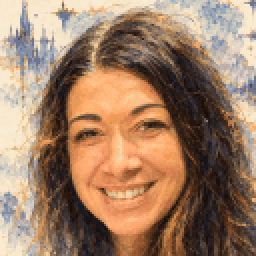
#> input picture portraits/amy.png, 128 x 128 px, given in place of tom-hero-ref-v1.png, which was not available (shown 2 times larger)
$ python bake_portraits.py
#> lines starting #> are read from the running program, lines starting #| are printed output that depends on the picture
"""Menu, dialogue and battle portraits from each character's hero painting.

Tom 2026-11-05: "use the characters hero images for their portraits".
Tom 2026-11-06: "all portraits should be tightly cropped to the head, zoomed equally".

Source: newest art/raw/characters/<id>-hero-vN.png, else <id>-hero-ref-v1.png (1024 x 1536, painted on cream paper).
Output: portraits/<id>.png, 256 x 256, painted paper kept behind.
Used by PORTRAITS in engine/menu.js (pause menu roster, dialogue box, battle panels, chapter select).

Every run also writes data/portrait-ver.js (portrait1, Tom 2026-11-21: "I saved new portraits in admin - how do I ensure they are used
appropriately in status screens turn order and the battle guide"): PORTRAIT_IDS (the ids that have a portrait; engine/menu.js builds
PORTRAITS from it, so status screens, turn order and battle panels all use the same pictures) and PORTRAIT_V (a stamp of the pictures'
pixels; every address of portraits/<id>.png ends ?v=PORTRAIT_V, so the service worker fetches a picture again whenever it changed).
The Action .github/workflows/portrait-bake.yml runs this after every save in portraits.html (a push touching data/portrait-crops.json
or a hero painting), so nobody has to remember. A picture whose pixels did not change is not rewritten. Test: python3 tools/portrait_test.py

Equal zoom: every face is measured on its painting (FACE: both pupils and the chin, by eye on a 20 px grid). Face size
is the mean of eye-to-chin over 150 px and pupil spacing over 112 px, and the square is SIDE times that, with the
eye line EYE_AT down the square. So faces fill every square alike; hair volume and hats do not change the zoom (big
hair and hat tops are cropped). Nara is a dog: her square is set directly (NARA).

    python3 tools/sprite-bake/bake_portraits.py            # all ids in FACE
    python3 tools/sprite-bake/bake_portraits.py tom grace  # some
    CHECK=/tmp/portraits.png python3 tools/sprite-bake/bake_portraits.py   # also writes a contact sheet
"""
import os, sys, json
from PIL import Image

ROOT = os.path.abspath(os.path.join(os.path.dirname(__file__), '..', '..'))
SRC = os.path.join(ROOT, 'art', 'raw', 'characters')
OUT = os.path.join(ROOT, 'portraits')
SIZE = 256
SIDE = 410       # square side in source pixels for an average face
EYE_AT = 0.52    # eye line, share of the square from the top
# id: (left pupil x, right pupil x, eye line y, chin y) in source pixels (chin = bottom of beard).
FACE = {
    # walkv2 (11-10): measured on the new hero paintings (art/raw/characters/<id>-hero-vN.png); 11-11: Tom hero-v2 and Boppy hero-v1 (new Paso Robles cap) re-measured.
    'tom': (445, 578, 270, 432),   # 11-26: measured on tom-hero-v3 (Tom's new Retro Guardian painting)
    'tnb': (428, 546, 248, 405),
    'grace': (438, 558, 276, 412),
    'rose': (478, 601, 311, 440),
    'amy': (420, 520, 228, 347),
    'justin': (445, 565, 232, 420),
    'olivia': (426, 529, 228, 348),
    'deedee': (470, 594, 265, 395),
    'boppy': (445, 600, 335, 555),
    'ellie': (470, 596, 250, 375),
    'jojo': (430, 550, 235, 360),   # 11-11: measured on jojo-hero-v2 (her new approved hero)
    'michael': (410, 505, 225, 370),   # 11-11: measured on michael-hero-ref-v1 (the dad in the family group; his own crop, not the kids)
}
NARA = (500, 450, 900)   # centre x, centre y, side (whole head with ears; walkv2: new hero, 11-10)


# Tom's own crops (portraits.html, saved to data/portrait-crops.json): {id: {x, y, w, h}} in hero-image pixels, w == h. A character
# with an entry uses it; every other character falls back to FACE / NARA above. Remove FACE and NARA once the json holds all eight.
CROPS_PATH = os.path.join(ROOT, 'data', 'portrait-crops.json')
BASE_PATH = os.path.join(ROOT, 'data', 'portrait-crops-base.json')


def saved_crops():
    try:
        with open(CROPS_PATH) as fh:
            return json.load(fh)
    except (IOError, ValueError):
        return {}


def box(pid):
    c = saved_crops().get(pid)
    if c:
        return float(c['x']), float(c['y']), float(c['w'])
    return default_box(pid)


def default_box(pid):
    if pid == 'nara':
        cx, cy, s = NARA
        return cx - s / 2, cy - s / 2, s
    lx, rx, eye, chin = FACE[pid]
    s = SIDE * ((chin - eye) / 150 + (rx - lx) / 112) / 2
    return (lx + rx) / 2 - s / 2, max(0, eye - s * EYE_AT), s


def hero_src(pid):
    """Newest approved hero painting: <id>-hero-vN.png (Art Library), else the original <id>-hero-ref-v1.png."""
    import glob, re
    vs = sorted(glob.glob(os.path.join(SRC, pid + '-hero-v*.png')), key=lambda p: int(re.search(r'-v(\d+)\.png$', p).group(1)))
    return vs[-1] if vs else os.path.join(SRC, pid + '-hero-ref-v1.png')


def portrait(pid):
    im = Image.open(hero_src(pid)).convert('RGB')
    x0, y0, s = box(pid)
    import numpy as np
    a = np.array(im); bg = tuple(int(v) for v in np.median(np.concatenate([a[:, :30].reshape(-1, 3), a[:, -30:].reshape(-1, 3)]), axis=0))
    pad = int(s)                                                  # a square that runs past the painting is filled with the paper colour (never black)
    big = Image.new('RGB', (im.width + 2 * pad, im.height + 2 * pad), bg); big.paste(im, (pad, pad))
    crop = big.crop((round(x0) + pad, round(y0) + pad, round(x0 + s) + pad, round(y0 + s) + pad)).resize((SIZE, SIZE), Image.LANCZOS)
    out = os.path.join(OUT, pid + '.png')
    try:   # same pixels already there: leave the file alone, so a different PIL build never makes a change out of nothing
        if Image.open(out).convert('RGB').tobytes() == crop.tobytes():
            return crop, round(s), round(y0)
    except (IOError, OSError):
        pass
    crop.save(out, optimize=True)
    return crop, round(s), round(y0)


VER_PATH = os.path.join(ROOT, 'data', 'portrait-ver.js')


def all_ids():
    return list(FACE) + ['nara']


def pixel_stamp(ids):
    """A short stamp of every portrait's pixels (not its file bytes): moves exactly when a picture changes."""
    import hashlib
    h = hashlib.sha256()
    for pid in ids:
        im = Image.open(os.path.join(OUT, pid + '.png')).convert('RGB')
        h.update(pid.encode() + b':' + im.tobytes())
    return 'p' + h.hexdigest()[:10]


def ver_text():
    ids = all_ids()
    return ("// Generated by tools/sprite-bake/bake_portraits.py (portrait1). Do not hand-edit.\n"
            "// PORTRAIT_IDS: everyone with a portrait (portraits/<id>.png). PORTRAIT_V: stamp of those pictures' pixels.\n"
            "const PORTRAIT_IDS=%s;\nconst PORTRAIT_V='%s';\n" % (json.dumps(ids), pixel_stamp(ids)))


def write_ver():
    txt = ver_text()
    try:
        if open(VER_PATH).read() == txt:
            return False
    except IOError:
        pass
    with open(VER_PATH, 'w') as fh:
        fh.write(txt)
    return True


def write_base():
    """data/portrait-crops-base.json: the FACE / NARA squares as portraits.html shows them before Tom saves a crop (generated; do not hand-edit)."""
    out = {}
    for pid in list(FACE) + ['nara']:
        x, y, s = default_box(pid)
        out[pid] = {'x': round(x), 'y': round(y), 'w': round(s), 'h': round(s)}
    with open(BASE_PATH, 'w') as fh:
        fh.write(json.dumps(out, indent=1) + '\n')


def main():
    if sys.argv[1:] == ['--stamp']:   # only rewrite data/portrait-ver.js from the pictures on disk (tools/art-library/bump_tags.py)
        print('data/portrait-ver.js', 'rewritten' if write_ver() else 'unchanged')
        return
    write_base()
    ids = sys.argv[1:] or all_ids()
    shots = []
    for pid in ids:
        c, s, y0 = portrait(pid)
#> in portrait, im is the input picture: PIL image 128x128 RGB; mean R, G, B 158.4, 126.6, 101.9
#> in portrait, `bg = tuple((int(v) for v in np.median(np.concatenate([a[:, :30].reshap`: bg = (169, 157, 142)
#> in portrait, `big = Image.new('RGB', (im.width + 2 * pad, im.height + 2 * pad), bg)`:
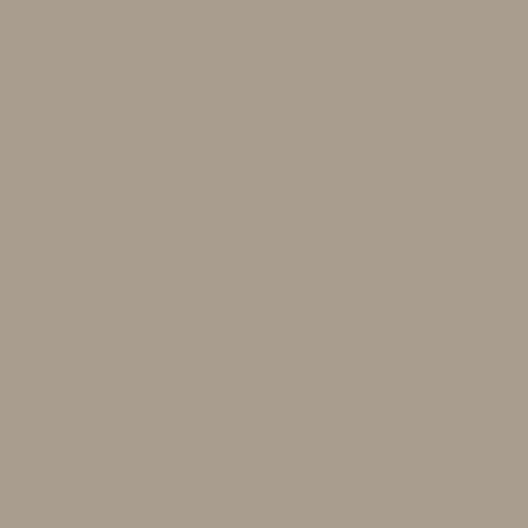
#> big: PIL image 1056x1056 RGB (shown at 1/2 size); mean R, G, B 169, 157, 142
#> in portrait, `crop = big.crop((round(x0) + pad, round(y0) + pad, round(x0 + s) + pad..`:
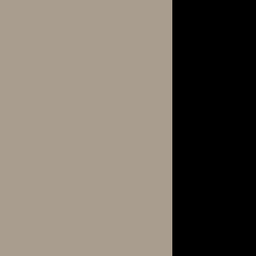
#> crop: PIL image 256x256 RGB; mean R, G, B 113.8, 105.7, 95.6
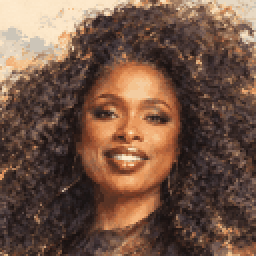
#> input picture portraits/boomie.png, 128 x 128 px, given in place of tom.png, which was not available (shown 2 times larger)
#> s = 465; y0 = 28
        print('portraits/%s.png  square %d px from y %d' % (pid, s, y0))
#| portraits/tom.png  square 465 px from y 28
        shots.append(c)
    print('data/portrait-ver.js', 'rewritten' if write_ver() else 'unchanged')
    chk = os.environ.get('CHECK')
    if chk and shots:
        sheet = Image.new('RGB', (SIZE * len(shots), SIZE), 'white')
        for i, c in enumerate(shots):
            sheet.paste(c, (i * SIZE, 0))
        sheet.save(chk)
        print('wrote', chk)


if __name__ == '__main__':
#> (the run stopped early here; a loop or call above may not have finished)
